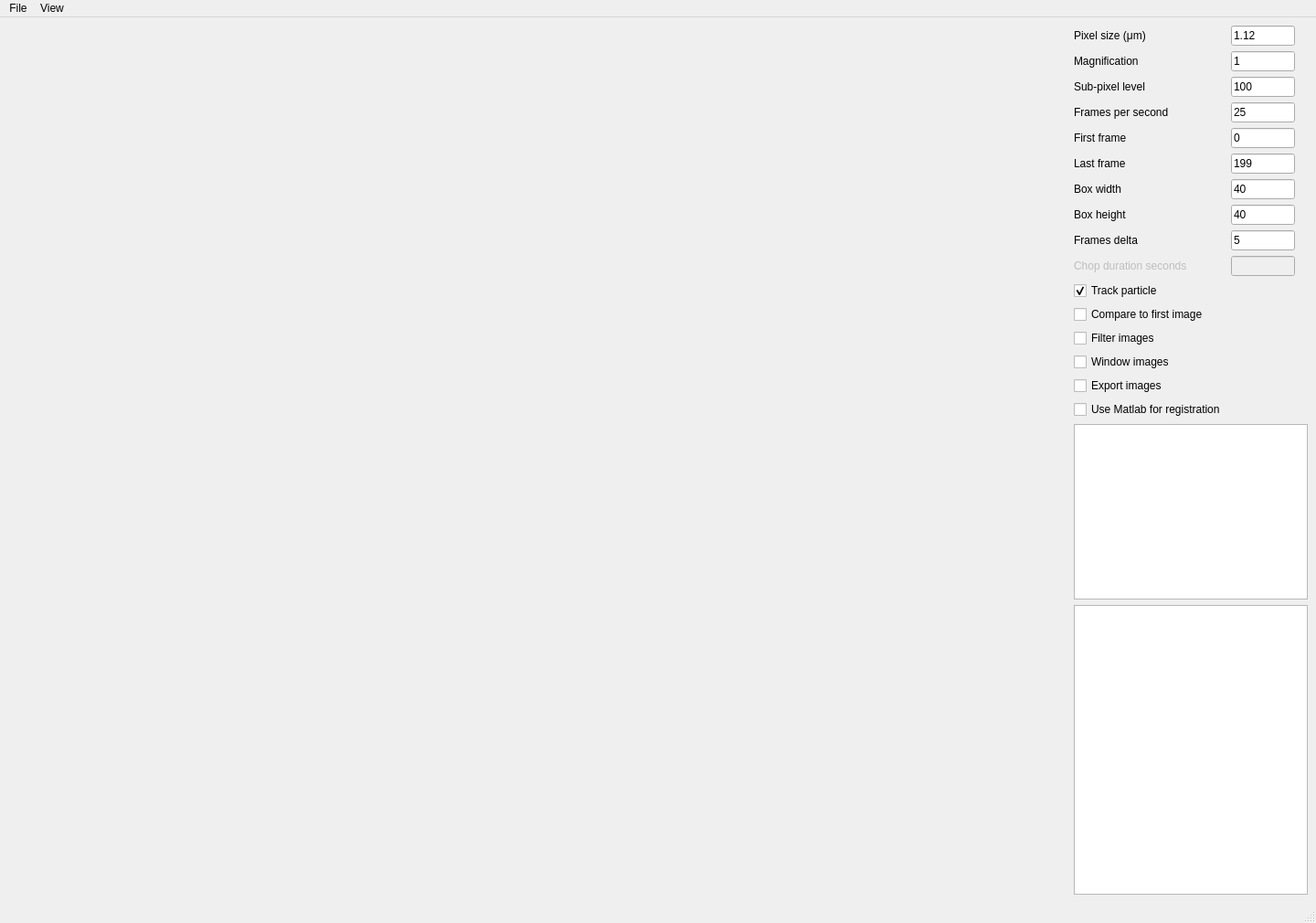
<?xml version="1.0" encoding="UTF-8"?>
<ui version="4.0">
    <class>MainWindow</class>
    <widget class="QMainWindow" name="MainWindow">
        <property name="geometry">
            <rect>
                <x>0</x>
                <y>0</y>
                <width>1440</width>
                <height>1010</height>
            </rect>
        </property>
        <property name="acceptDrops">
            <bool>true</bool>
        </property>
        <property name="windowTitle">
            <string>Nanomotion analysis software</string>
        </property>
        <widget class="QWidget" name="centralwidget">
            <layout class="QHBoxLayout" name="horizontalLayout">
                <item>
                    <widget class="QWidget" name="mplwindow" native="true">
                        <property name="sizePolicy">
                            <sizepolicy hsizetype="Expanding" vsizetype="Preferred">
                                <horstretch>0</horstretch>
                                <verstretch>0</verstretch>
                            </sizepolicy>
                        </property>
                        <property name="acceptDrops">
                            <bool>true</bool>
                        </property>
                        <layout class="QVBoxLayout" name="mplvl"/>
                    </widget>
                </item>
                <item>
                    <layout class="QVBoxLayout" name="verticalLayout">
                        <item>
                            <layout class="QFormLayout" name="formLayout">
                                <item row="1" column="0">
                                    <widget class="QLabel" name="label_pix_size">
                                        <property name="sizePolicy">
                                            <sizepolicy hsizetype="Maximum" vsizetype="Preferred">
                                                <horstretch>0</horstretch>
                                                <verstretch>0</verstretch>
                                            </sizepolicy>
                                        </property>
                                        <property name="maximumSize">
                                            <size>
                                                <width>170</width>
                                                <height>16777215</height>
                                            </size>
                                        </property>
                                        <property name="text">
                                            <string>Pixel size (μm)</string>
                                        </property>
                                    </widget>
                                </item>
                                <item row="1" column="1">
                                    <widget class="QLineEdit" name="line_pix_size">
                                        <property name="sizePolicy">
                                            <sizepolicy hsizetype="Maximum" vsizetype="Fixed">
                                                <horstretch>0</horstretch>
                                                <verstretch>0</verstretch>
                                            </sizepolicy>
                                        </property>
                                        <property name="maximumSize">
                                            <size>
                                                <width>70</width>
                                                <height>16777215</height>
                                            </size>
                                        </property>
                                        <property name="focusPolicy">
                                            <enum>Qt::ClickFocus</enum>
                                        </property>
                                        <property name="toolTip">
                                            <string>Sensor pixel size</string>
                                        </property>
                                        <property name="text">
                                            <string>1.12</string>
                                        </property>
                                    </widget>
                                </item>
                                <item row="2" column="0">
                                    <widget class="QLabel" name="label_magn">
                                        <property name="sizePolicy">
                                            <sizepolicy hsizetype="Maximum" vsizetype="Preferred">
                                                <horstretch>0</horstretch>
                                                <verstretch>0</verstretch>
                                            </sizepolicy>
                                        </property>
                                        <property name="maximumSize">
                                            <size>
                                                <width>170</width>
                                                <height>16777215</height>
                                            </size>
                                        </property>
                                        <property name="text">
                                            <string>Magnification</string>
                                        </property>
                                    </widget>
                                </item>
                                <item row="2" column="1">
                                    <widget class="QLineEdit" name="line_magn">
                                        <property name="sizePolicy">
                                            <sizepolicy hsizetype="Maximum" vsizetype="Fixed">
                                                <horstretch>0</horstretch>
                                                <verstretch>0</verstretch>
                                            </sizepolicy>
                                        </property>
                                        <property name="maximumSize">
                                            <size>
                                                <width>70</width>
                                                <height>16777215</height>
                                            </size>
                                        </property>
                                        <property name="focusPolicy">
                                            <enum>Qt::ClickFocus</enum>
                                        </property>
                                        <property name="toolTip">
                                            <string>Enlarging factor</string>
                                        </property>
                                        <property name="text">
                                            <string>1</string>
                                        </property>
                                    </widget>
                                </item>
                                <item row="3" column="0">
                                    <widget class="QLabel" name="label_sub_pix">
                                        <property name="sizePolicy">
                                            <sizepolicy hsizetype="Maximum" vsizetype="Preferred">
                                                <horstretch>0</horstretch>
                                                <verstretch>0</verstretch>
                                            </sizepolicy>
                                        </property>
                                        <property name="maximumSize">
                                            <size>
                                                <width>170</width>
                                                <height>16777215</height>
                                            </size>
                                        </property>
                                        <property name="text">
                                            <string>Sub-pixel level</string>
                                        </property>
                                    </widget>
                                </item>
                                <item row="3" column="1">
                                    <widget class="QLineEdit" name="line_sub_pix">
                                        <property name="sizePolicy">
                                            <sizepolicy hsizetype="Maximum" vsizetype="Fixed">
                                                <horstretch>0</horstretch>
                                                <verstretch>0</verstretch>
                                            </sizepolicy>
                                        </property>
                                        <property name="maximumSize">
                                            <size>
                                                <width>70</width>
                                                <height>16777215</height>
                                            </size>
                                        </property>
                                        <property name="focusPolicy">
                                            <enum>Qt::ClickFocus</enum>
                                        </property>
                                        <property name="toolTip">
                                            <string>100 is usually good</string>
                                        </property>
                                        <property name="inputMask">
                                            <string extracomment="100 is usually good"/>
                                        </property>
                                        <property name="text">
                                            <string>100</string>
                                        </property>
                                    </widget>
                                </item>
                                <item row="4" column="0">
                                    <widget class="QLabel" name="label_fps">
                                        <property name="sizePolicy">
                                            <sizepolicy hsizetype="Maximum" vsizetype="Preferred">
                                                <horstretch>0</horstretch>
                                                <verstretch>0</verstretch>
                                            </sizepolicy>
                                        </property>
                                        <property name="maximumSize">
                                            <size>
                                                <width>170</width>
                                                <height>16777215</height>
                                            </size>
                                        </property>
                                        <property name="text">
                                            <string>Frames per second</string>
                                        </property>
                                    </widget>
                                </item>
                                <item row="4" column="1">
                                    <widget class="QLineEdit" name="line_fps">
                                        <property name="sizePolicy">
                                            <sizepolicy hsizetype="Maximum" vsizetype="Fixed">
                                                <horstretch>0</horstretch>
                                                <verstretch>0</verstretch>
                                            </sizepolicy>
                                        </property>
                                        <property name="maximumSize">
                                            <size>
                                                <width>70</width>
                                                <height>16777215</height>
                                            </size>
                                        </property>
                                        <property name="focusPolicy">
                                            <enum>Qt::ClickFocus</enum>
                                        </property>
                                        <property name="text">
                                            <string>25</string>
                                        </property>
                                    </widget>
                                </item>
                                <item row="5" column="0">
                                    <widget class="QLabel" name="label_start_frame">
                                        <property name="sizePolicy">
                                            <sizepolicy hsizetype="Maximum" vsizetype="Preferred">
                                                <horstretch>0</horstretch>
                                                <verstretch>0</verstretch>
                                            </sizepolicy>
                                        </property>
                                        <property name="maximumSize">
                                            <size>
                                                <width>170</width>
                                                <height>16777215</height>
                                            </size>
                                        </property>
                                        <property name="text">
                                            <string>First frame</string>
                                        </property>
                                    </widget>
                                </item>
                                <item row="5" column="1">
                                    <widget class="QLineEdit" name="line_start_frame">
                                        <property name="sizePolicy">
                                            <sizepolicy hsizetype="Maximum" vsizetype="Fixed">
                                                <horstretch>0</horstretch>
                                                <verstretch>0</verstretch>
                                            </sizepolicy>
                                        </property>
                                        <property name="maximumSize">
                                            <size>
                                                <width>70</width>
                                                <height>16777215</height>
                                            </size>
                                        </property>
                                        <property name="focusPolicy">
                                            <enum>Qt::ClickFocus</enum>
                                        </property>
                                        <property name="text">
                                            <string>0</string>
                                        </property>
                                    </widget>
                                </item>
                                <item row="6" column="0">
                                    <widget class="QLabel" name="label_stop_frame">
                                        <property name="sizePolicy">
                                            <sizepolicy hsizetype="Maximum" vsizetype="Preferred">
                                                <horstretch>0</horstretch>
                                                <verstretch>0</verstretch>
                                            </sizepolicy>
                                        </property>
                                        <property name="maximumSize">
                                            <size>
                                                <width>170</width>
                                                <height>16777215</height>
                                            </size>
                                        </property>
                                        <property name="text">
                                            <string>Last frame</string>
                                        </property>
                                    </widget>
                                </item>
                                <item row="6" column="1">
                                    <widget class="QLineEdit" name="line_stop_frame">
                                        <property name="sizePolicy">
                                            <sizepolicy hsizetype="Maximum" vsizetype="Fixed">
                                                <horstretch>0</horstretch>
                                                <verstretch>0</verstretch>
                                            </sizepolicy>
                                        </property>
                                        <property name="maximumSize">
                                            <size>
                                                <width>70</width>
                                                <height>16777215</height>
                                            </size>
                                        </property>
                                        <property name="focusPolicy">
                                            <enum>Qt::ClickFocus</enum>
                                        </property>
                                        <property name="text">
                                            <string>199</string>
                                        </property>
                                    </widget>
                                </item>
                                <item row="7" column="0">
                                    <widget class="QLabel" name="label_w">
                                        <property name="sizePolicy">
                                            <sizepolicy hsizetype="Maximum" vsizetype="Preferred">
                                                <horstretch>0</horstretch>
                                                <verstretch>0</verstretch>
                                            </sizepolicy>
                                        </property>
                                        <property name="maximumSize">
                                            <size>
                                                <width>170</width>
                                                <height>16777215</height>
                                            </size>
                                        </property>
                                        <property name="text">
                                            <string>Box width</string>
                                        </property>
                                    </widget>
                                </item>
                                <item row="7" column="1">
                                    <widget class="QLineEdit" name="line_w">
                                        <property name="sizePolicy">
                                            <sizepolicy hsizetype="Maximum" vsizetype="Fixed">
                                                <horstretch>0</horstretch>
                                                <verstretch>0</verstretch>
                                            </sizepolicy>
                                        </property>
                                        <property name="maximumSize">
                                            <size>
                                                <width>70</width>
                                                <height>16777215</height>
                                            </size>
                                        </property>
                                        <property name="focusPolicy">
                                            <enum>Qt::ClickFocus</enum>
                                        </property>
                                        <property name="text">
                                            <string>40</string>
                                        </property>
                                    </widget>
                                </item>
                                <item row="8" column="0">
                                    <widget class="QLabel" name="label_h">
                                        <property name="sizePolicy">
                                            <sizepolicy hsizetype="Maximum" vsizetype="Preferred">
                                                <horstretch>0</horstretch>
                                                <verstretch>0</verstretch>
                                            </sizepolicy>
                                        </property>
                                        <property name="maximumSize">
                                            <size>
                                                <width>170</width>
                                                <height>16777215</height>
                                            </size>
                                        </property>
                                        <property name="text">
                                            <string>Box height</string>
                                        </property>
                                    </widget>
                                </item>
                                <item row="8" column="1">
                                    <widget class="QLineEdit" name="line_h">
                                        <property name="sizePolicy">
                                            <sizepolicy hsizetype="Maximum" vsizetype="Fixed">
                                                <horstretch>0</horstretch>
                                                <verstretch>0</verstretch>
                                            </sizepolicy>
                                        </property>
                                        <property name="maximumSize">
                                            <size>
                                                <width>70</width>
                                                <height>16777215</height>
                                            </size>
                                        </property>
                                        <property name="focusPolicy">
                                            <enum>Qt::ClickFocus</enum>
                                        </property>
                                        <property name="text">
                                            <string>40</string>
                                        </property>
                                    </widget>
                                </item>
                                <item row="9" column="0">
                                    <widget class="QLabel" name="label_delta">
                                        <property name="sizePolicy">
                                            <sizepolicy hsizetype="Maximum" vsizetype="Preferred">
                                                <horstretch>0</horstretch>
                                                <verstretch>0</verstretch>
                                            </sizepolicy>
                                        </property>
                                        <property name="maximumSize">
                                            <size>
                                                <width>170</width>
                                                <height>16777215</height>
                                            </size>
                                        </property>
                                        <property name="text">
                                            <string>Frames delta</string>
                                        </property>
                                    </widget>
                                </item>
                                <item row="9" column="1">
                                    <widget class="QLineEdit" name="line_delta">
                                        <property name="sizePolicy">
                                            <sizepolicy hsizetype="Maximum" vsizetype="Fixed">
                                                <horstretch>0</horstretch>
                                                <verstretch>0</verstretch>
                                            </sizepolicy>
                                        </property>
                                        <property name="maximumSize">
                                            <size>
                                                <width>70</width>
                                                <height>16777215</height>
                                            </size>
                                        </property>
                                        <property name="focusPolicy">
                                            <enum>Qt::ClickFocus</enum>
                                        </property>
                                        <property name="text">
                                            <string>5</string>
                                        </property>
                                    </widget>
                                </item>
                                <item row="12" column="1">
                                    <widget class="QLineEdit" name="line_chop_sec">
                                        <property name="enabled">
                                            <bool>false</bool>
                                        </property>
                                        <property name="sizePolicy">
                                            <sizepolicy hsizetype="Maximum" vsizetype="Fixed">
                                                <horstretch>0</horstretch>
                                                <verstretch>0</verstretch>
                                            </sizepolicy>
                                        </property>
                                        <property name="maximumSize">
                                            <size>
                                                <width>70</width>
                                                <height>16777215</height>
                                            </size>
                                        </property>
                                        <property name="toolTip">
                                            <string>Numbers of seconds of every slice</string>
                                        </property>
                                        <property name="statusTip">
                                            <string/>
                                        </property>
                                    </widget>
                                </item>
                                <item row="12" column="0">
                                    <widget class="QLabel" name="label_chop_sec">
                                        <property name="enabled">
                                            <bool>false</bool>
                                        </property>
                                        <property name="text">
                                            <string>Chop duration seconds</string>
                                        </property>
                                    </widget>
                                </item>
                                <item row="13" column="0">
                                    <widget class="QCheckBox" name="checkBox_track">
                                        <property name="text">
                                            <string>Track particle</string>
                                        </property>
                                        <property name="checked">
                                            <bool>true</bool>
                                        </property>
                                    </widget>
                                </item>
                                <item row="14" column="0">
                                    <widget class="QCheckBox" name="checkBox_compare_first">
                                        <property name="text">
                                            <string>Compare to first image</string>
                                        </property>
                                    </widget>
                                </item>
                                <item row="15" column="0">
                                    <widget class="QCheckBox" name="checkBox_filter">
                                        <property name="text">
                                            <string>Filter images</string>
                                        </property>
                                    </widget>
                                </item>
                                <item row="16" column="0">
                                    <widget class="QCheckBox" name="checkBox_windowing">
                                        <property name="text">
                                            <string>Window images</string>
                                        </property>
                                    </widget>
                                </item>
                                <item row="17" column="0">
                                    <widget class="QCheckBox" name="checkBox_export">
                                        <property name="text">
                                            <string>Export images</string>
                                        </property>
                                    </widget>
                                </item>
                                <item row="18" column="0">
                                    <widget class="QCheckBox" name="checkBox_matlab">
                                        <property name="text">
                                            <string>Use Matlab for registration</string>
                                        </property>
                                    </widget>
                                </item>
                            </layout>
                        </item>
                        <item>
                            <widget class="QListWidget" name="views">
                                <property name="sizePolicy">
                                    <sizepolicy hsizetype="Maximum" vsizetype="Preferred">
                                        <horstretch>0</horstretch>
                                        <verstretch>0</verstretch>
                                    </sizepolicy>
                                </property>
                                <property name="maximumSize">
                                    <size>
                                        <width>290</width>
                                        <height>16777215</height>
                                    </size>
                                </property>
                            </widget>
                        </item>
                        <item>
                            <widget class="QListWidget" name="rectangles_list">
                                <property name="sizePolicy">
                                    <sizepolicy hsizetype="Maximum" vsizetype="Expanding">
                                        <horstretch>0</horstretch>
                                        <verstretch>0</verstretch>
                                    </sizepolicy>
                                </property>
                                <property name="maximumSize">
                                    <size>
                                        <width>290</width>
                                        <height>16777215</height>
                                    </size>
                                </property>
                            </widget>
                        </item>
                    </layout>
                </item>
            </layout>
        </widget>
        <widget class="QMenuBar" name="menubar">
            <property name="geometry">
                <rect>
                    <x>0</x>
                    <y>0</y>
                    <width>1121</width>
                    <height>21</height>
                </rect>
            </property>
            <widget class="QMenu" name="menuFile">
                <property name="title">
                    <string>File</string>
                </property>
                <addaction name="actionOpen"/>
                <addaction name="actionExport_results"/>
            </widget>
            <widget class="QMenu" name="menuView">
                <property name="title">
                    <string>View</string>
                </property>
                <widget class="QMenu" name="menuView_plot">
                    <property name="title">
                        <string>View plot</string>
                    </property>
                    <addaction name="view_position"/>
                    <addaction name="view_position_x"/>
                    <addaction name="view_position_y"/>
                    <addaction name="view_position_all_on_one"/>
                    <addaction name="view_violin"/>
                    <addaction name="view_violin_chop"/>
                    <addaction name="view_violin_all_on_one"/>
                    <addaction name="view_phase"/>
                    <addaction name="view_step_length"/>
                    <addaction name="view_experimental"/>
                </widget>
                <addaction name="menuView_plot"/>
            </widget>
            <addaction name="menuFile"/>
            <addaction name="menuView"/>
        </widget>
        <widget class="QStatusBar" name="statusbar"/>
        <action name="actionOpen">
            <property name="text">
                <string>Open</string>
            </property>
            <property name="statusTip">
                <string>Open a file supported by PIMS (http://soft-matter.github.io/pims)</string>
            </property>
            <property name="shortcut">
                <string>Ctrl+O</string>
            </property>
        </action>
        <action name="actionConvert">
            <property name="text">
                <string>Convert</string>
            </property>
            <property name="statusTip">
                <string>Convert the previously opened file to .mp4 using ffmpeg</string>
            </property>
        </action>
        <action name="actionPixel_size">
            <property name="text">
                <string>Pixel size</string>
            </property>
        </action>
        <action name="actionMagnification">
            <property name="text">
                <string>Magnification</string>
            </property>
            <property name="statusTip">
                <string>Defines the optical zoom</string>
            </property>
        </action>
        <action name="actionSub_pixel_level">
            <property name="text">
                <string>Sub pixel level</string>
            </property>
            <property name="statusTip">
                <string>100 is usually good</string>
            </property>
        </action>
        <action name="actionEdit_objects_list">
            <property name="text">
                <string>Edit objects list</string>
            </property>
        </action>
        <action name="view_violin">
            <property name="checkable">
                <bool>true</bool>
            </property>
            <property name="checked">
                <bool>false</bool>
            </property>
            <property name="text">
                <string>Violins</string>
            </property>
        </action>
        <action name="view_position">
            <property name="checkable">
                <bool>true</bool>
            </property>
            <property name="text">
                <string>Position [y(x)]</string>
            </property>
        </action>
        <action name="actionSub_frameset">
            <property name="text">
                <string>Sub-frameset</string>
            </property>
            <property name="statusTip">
                <string>Select a set to show and analyse</string>
            </property>
        </action>
        <action name="actionAdd_box">
            <property name="text">
                <string>Add box</string>
            </property>
            <property name="statusTip">
                <string>Add zone to analyse. Modify it on screen</string>
            </property>
            <property name="shortcut">
                <string>A</string>
            </property>
        </action>
        <action name="actionStart_analysis">
            <property name="text">
                <string>Start analysis</string>
            </property>
            <property name="shortcut">
                <string>S</string>
            </property>
        </action>
        <action name="view_position_x">
            <property name="checkable">
                <bool>true</bool>
            </property>
            <property name="text">
                <string>x displacement [x(t)]</string>
            </property>
        </action>
        <action name="view_position_y">
            <property name="checkable">
                <bool>true</bool>
            </property>
            <property name="text">
                <string>y displacement [y(t)]</string>
            </property>
        </action>
        <action name="view_position_all_on_one">
            <property name="checkable">
                <bool>true</bool>
            </property>
            <property name="text">
                <string>All positions on one figure</string>
            </property>
        </action>
        <action name="actionShow_results">
            <property name="text">
                <string>Show results</string>
            </property>
        </action>
        <action name="actionExport_results">
            <property name="text">
                <string>Export results</string>
            </property>
        </action>
        <action name="view_violin_all_on_one">
            <property name="checkable">
                <bool>true</bool>
            </property>
            <property name="checked">
                <bool>true</bool>
            </property>
            <property name="text">
                <string>All violins on one figure</string>
            </property>
        </action>
        <action name="view_violin_chop">
            <property name="checkable">
                <bool>true</bool>
            </property>
            <property name="text">
                <string>Chopped violins</string>
            </property>
        </action>
        <action name="view_phase">
            <property name="checkable">
                <bool>true</bool>
            </property>
            <property name="text">
                <string>Phase</string>
            </property>
        </action>
        <action name="view_step_length">
            <property name="checkable">
                <bool>true</bool>
            </property>
            <property name="text">
                <string>Step length</string>
            </property>
        </action>
        <action name="view_experimental">
            <property name="checkable">
                <bool>true</bool>
            </property>
            <property name="text">
                <string>Experimental plot</string>
            </property>
        </action>
    </widget>
    <resources/>
    <connections/>
</ui>
